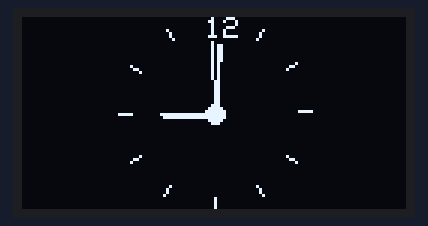
A sketch run on a simulated Arduino Uno, built with avr-gcc and run on an emulated ATmega328P. On the bench: 128×64 one-colour display.

Above: at 0.1 s.
At 4.3 s:
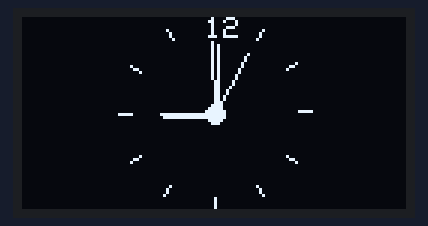
At 9.4 s:
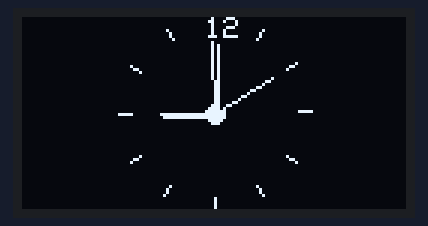
At 18.7 s:
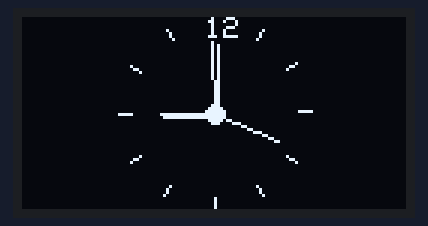
At 28.0 s:
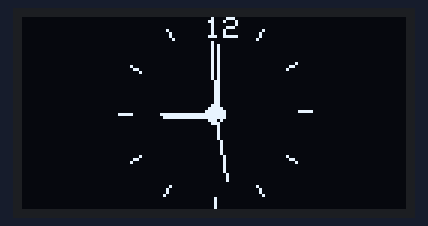
At 38.3 s:
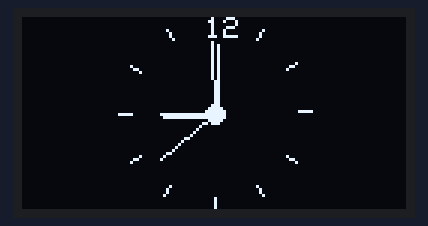

The sketch:

OLED_Clock.ino
```cpp
 #include <SPI.h>
#include <Wire.h>
#include <Adafruit_GFX.h>
#include <Adafruit_SSD1306.h>

#define SCREEN_WIDTH 128 // OLED display size, in pixels
#define SCREEN_HEIGHT 64

// Declaration for an SSD1306 display connected to I2C (SDA, SCL pins)
#define OLED_RESET     4 // Reset pin # (or -1 if sharing Arduino reset pin)
Adafruit_SSD1306 display(SCREEN_WIDTH, SCREEN_HEIGHT, &Wire, OLED_RESET);

const float pi = 3.14159267 ;
const int clock_center_x=64;
const int clock_center_y=32;
int o=1;

// variables used to calculate coordinates of points on the circle
int x;
int y;
int x1;
int y1;

int seconds=0;
int minutes=0;
int hours=9;
bool flag = true;  //(AM)

void setup() {
  // put your setup code here, to run once:
  Serial.begin(9600);
    // SSD1306_SWITCHCAPVCC = generate display voltage from 3.3V internally
  if(!display.begin(SSD1306_SWITCHCAPVCC, 0x3C)) { // Address 0x3D for 128x64
    Serial.println(F("SSD1306 allocation failed"));
    for(;;); // Don't proceed, loop forever
  }
  display.clearDisplay();
  draw_clock_face();
  display.display();
}

void draw_second(int second, int mode){
   y= (23*cos(pi-(2*pi)/60*second))+clock_center_y;
   x =(23*sin(pi-(2*pi)/60*second))+clock_center_x;
   if (mode==1)display.drawLine(clock_center_x,clock_center_y,x,y,SSD1306_WHITE); else display.drawLine(clock_center_x,clock_center_y,x,y,SSD1306_BLACK);
}

void draw_hour(int hour, int minute, int mode){

   y= (18*cos(pi-(2*pi)/12*hour-(2*PI)/720*minute))+clock_center_y;
   x =(18*sin(pi-(2*pi)/12*hour-(2*PI)/720*minute))+clock_center_x;
   y1=(18*cos(pi-(2*pi)/12*hour-(2*PI)/720*minute))+clock_center_y+1;
   x1=(18*sin(pi-(2*pi)/12*hour-(2*PI)/720*minute))+clock_center_x+1;
   if (mode==1){
    display.drawLine(clock_center_x,clock_center_y,x,y,SSD1306_WHITE);
    display.drawLine(clock_center_x+1,clock_center_y+1,x1,y1,SSD1306_WHITE);
   }
   else{
    display.drawLine(clock_center_x,clock_center_y,x,y,SSD1306_BLACK);
    display.drawLine(clock_center_x+1,clock_center_y+1,x1,y1,SSD1306_BLACK);
   }
}
void draw_minute(int minute, int mode){
   y= (24*cos(pi-(2*pi)/60*minute))+clock_center_y;
   x =(24*sin(pi-(2*pi)/60*minute))+clock_center_x;
   y1=(24*cos(pi-(2*pi)/60*minute))+clock_center_y+1;
   x1=(24*sin(pi-(2*pi)/60*minute))+clock_center_x+1;
   if (mode==1){
    display.drawLine(clock_center_x,clock_center_y,x,y,SSD1306_WHITE);
    display.drawLine(clock_center_x+1,clock_center_y+1,x1,y1,SSD1306_WHITE);
   }
   else{
    display.drawLine(clock_center_x,clock_center_y,x,y,SSD1306_BLACK);
    display.drawLine(clock_center_x+1,clock_center_y+1,x1,y1,SSD1306_BLACK);
   } }

void draw_clock_face(void){
// draw the center of the clock
  display.drawCircle(clock_center_x, clock_center_y,3, SSD1306_WHITE);
  display.fillCircle(clock_center_x, clock_center_y,3, SSD1306_WHITE);

// draw hour pointers around the face of a clock
for (int i=0;i<12;i++){
   y= (32*cos(pi-(2*pi)/12*i))+clock_center_y;
   x =(32*sin(pi-(2*pi)/12*i))+clock_center_x;
   y1= (28*cos(pi-(2*pi)/12*i))+clock_center_y;
   x1 =(28*sin(pi-(2*pi)/12*i))+clock_center_x;
   display.drawLine(x1,y1,x,y,SSD1306_WHITE);
}
// print string "12" at the top of the face of the clock
  display.drawCircle(26*sin(pi)+clock_center_x, (26*cos(pi))+clock_center_y, 6, SSD1306_BLACK);
  display.fillCircle(26*sin(pi)+clock_center_x, (26*cos(pi))+clock_center_y, 5, SSD1306_BLACK);
  display.setTextSize(1);             // Normal 1:1 pixel scale
  display.setTextColor(SSD1306_WHITE);        // Draw white text
  display.setCursor(clock_center_x-3,0);             // Start at top-left corner
  display.println(F("12"));
}

void redraw_clock_face_elements(void){
    display.drawCircle(clock_center_x, clock_center_y,3, SSD1306_WHITE);
    display.fillCircle(clock_center_x, clock_center_y,3, SSD1306_WHITE);
    display.setCursor(clock_center_x-3,0);
    display.println(F("12"));
}

void loop() {
  // manage seconds, minutes, hours
  seconds = seconds + 1;
  if (seconds==60){
    seconds = 0;
    minutes = minutes+1;
  }
  if (minutes == 60){
    minutes = 0;
    hours = hours+1;
  }
  if (hours==13){
    hours = 1;
    flag = !flag;
  }

  //draw stuff every second
  //draw_second(seconds,0);
  draw_second(seconds,1);
  draw_minute(minutes,1);
  draw_hour(hours,minutes,1);
  display.display();
  redraw_clock_face_elements();

  delay(1000);
  draw_second(seconds,0);
  draw_minute(minutes,0);
  draw_hour(hours,minutes,0);
}
```

Measured:
- what the display in image 0 shows lasts 1.0 s, from 0.1 s to 1.1 s
